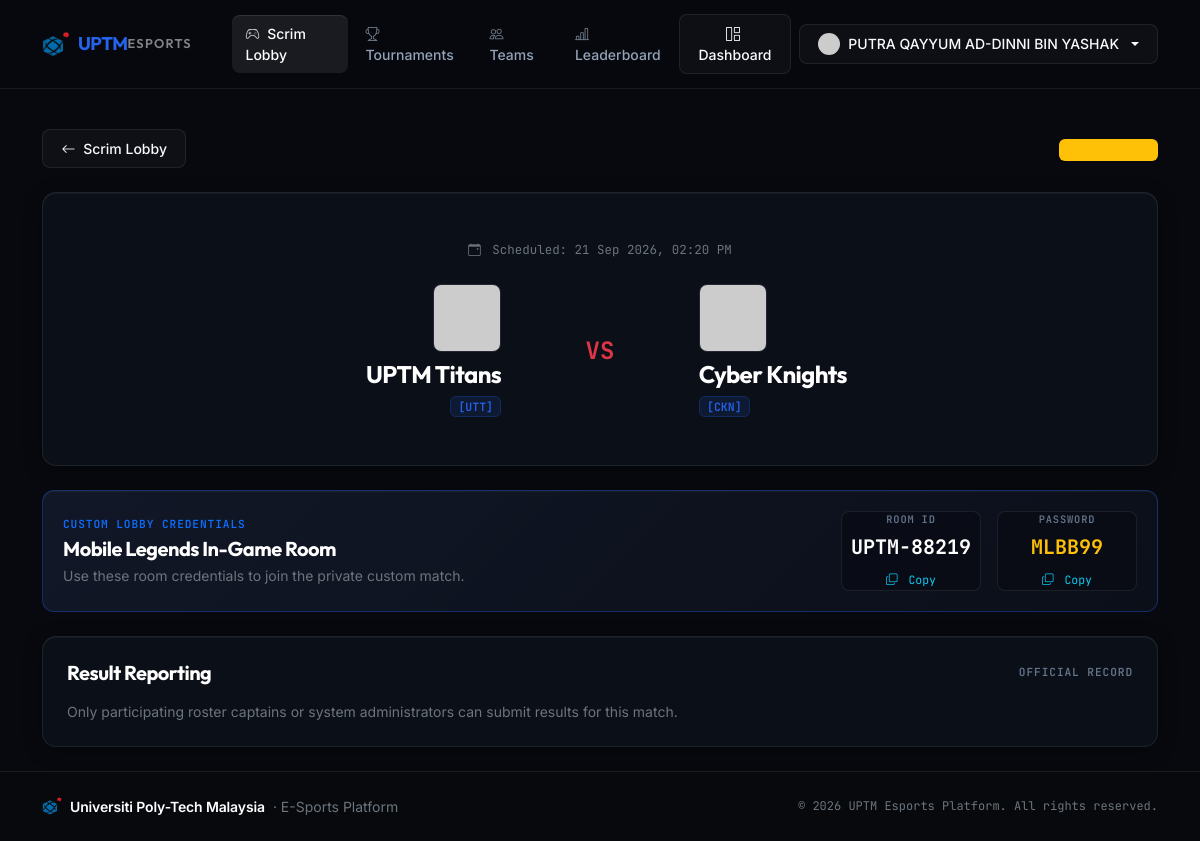
Screenshot of /scrims/match/1 (signed in) with the database file from the repository.
### app/models.py (models this page shows, shortened)
class User(UserMixin, db.Model):
    __tablename__ = 'users'
    id = db.Column(db.Integer, primary_key=True)
    email = db.Column(db.String(120), unique=True, nullable=False, index=True)
    password_hash = db.Column(db.String(256), nullable=False)
    display_name = db.Column(db.String(100), nullable=False)
    student_id_enc = db.Column(db.String(255), nullable=True)
    phone_enc = db.Column(db.String(255), nullable=True)
    mlbb_ign = db.Column(db.String(50), nullable=True)
    mlbb_id = db.Column(db.String(30), nullable=True)
    rank_tier = db.Column(db.String(30), default='EPIC', index=True)
    avatar_url = db.Column(db.String(255), nullable=True)
    role = db.Column(db.String(20), default='PLAYER', index=True) # ADMIN, CAPTAIN, PLAYER
    status = db.Column(db.String(20), default='ACTIVE', index=True) # ACTIVE, BANNED, INACTIVE
    created_at = db.Column(db.DateTime, default=datetime.utcnow)
    updated_at = db.Column(db.DateTime, default=datetime.utcnow, onupdate=datetime.utcnow)
    team_memberships = db.relationship('TeamMember', back_populates='user', cascade='all, delete-orphan')
    captained_teams = db.relationship('Team', back_populates='captain', foreign_keys='Team.captain_id')
    notifications = db.relationship('Notification', back_populates='user', cascade='all, delete-orphan')
    created_tournaments = db.relationship('Tournament', back_populates='creator')
    @property
    def student_id(self) -> str | None:
        return decrypt_pii(self.student_id_enc)
    @property
    def phone(self) -> str | None:
        return decrypt_pii(self.phone_enc)
    @property
    def primary_team(self):
        membership = next((m for m in self.team_memberships if m.status == 'ACTIVE'), None)
        return membership.team if membership else None
    @property
    def is_admin(self) -> bool:
        return self.role == 'ADMIN'

class ScrimMatch(db.Model):
    __tablename__ = 'scrim_matches'
    id = db.Column(db.Integer, primary_key=True)
    request_id = db.Column(db.Integer, db.ForeignKey('scrim_requests.id'), nullable=True)
    team1_id = db.Column(db.Integer, db.ForeignKey('teams.id'), nullable=False)
    team2_id = db.Column(db.Integer, db.ForeignKey('teams.id'), nullable=False)
    match_room_id = db.Column(db.String(50), nullable=True)
    match_room_password = db.Column(db.String(50), nullable=True)
    scheduled_at = db.Column(db.DateTime, default=datetime.utcnow)
    team1_score = db.Column(db.Integer, default=0)
    team2_score = db.Column(db.Integer, default=0)
    winner_id = db.Column(db.Integer, db.ForeignKey('teams.id'), nullable=True)
    status = db.Column(db.String(20), default='SCHEDULED', index=True) # SCHEDULED, COMPLETED, CANCELLED
    screenshot_url = db.Column(db.String(255), nullable=True)
    created_at = db.Column(db.DateTime, default=datetime.utcnow)
    request = db.relationship('ScrimRequest', back_populates='matches')
    team1 = db.relationship('Team', foreign_keys=[team1_id])
    team2 = db.relationship('Team', foreign_keys=[team2_id])
    winner = db.relationship('Team', foreign_keys=[winner_id])

class Team(db.Model):
    __tablename__ = 'teams'
    id = db.Column(db.Integer, primary_key=True)
    name = db.Column(db.String(100), unique=True, nullable=False)
    tag = db.Column(db.String(10), unique=True, nullable=False)
    logo_url = db.Column(db.String(255), nullable=True)
    description = db.Column(db.Text, nullable=True)
    captain_id = db.Column(db.Integer, db.ForeignKey('users.id'), nullable=False)
    status = db.Column(db.String(20), default='ACTIVE', index=True)
    created_at = db.Column(db.DateTime, default=datetime.utcnow)
    updated_at = db.Column(db.DateTime, default=datetime.utcnow, onupdate=datetime.utcnow)
    captain = db.relationship('User', back_populates='captained_teams', foreign_keys=[captain_id])
    members = db.relationship('TeamMember', back_populates='team', cascade='all, delete-orphan')
    scrim_requests = db.relationship('ScrimRequest', back_populates='team', cascade='all, delete-orphan')
    tournament_registrations = db.relationship('TournamentRegistration', back_populates='team', cascade='all, delete-orphan')

### app/routes/scrims.py (the view)
@scrims_bp.route('/match/<int:match_id>')
@login_required
def match_detail(match_id):
    match = ScrimMatch.query.get_or_404(match_id)
    my_team = current_user.primary_team
    is_participant = (
        current_user.is_admin or
        (my_team and (my_team.id in [match.team1_id, match.team2_id]))
    )
    return render_template(
        'scrims/detail.html',
        match=match,
        is_participant=is_participant
    )

### app/templates/scrims/detail.html (shortened to what this page needs)
{% extends "base.html" %}
{% block content %}
<div class="container py-4">
    <div class="d-flex justify-content-between align-items-center mb-4">
        <a href="{{ url_for('scrims.index') }}" class="btn btn-sm btn-outline-custom">
            <i class="bi bi-arrow-left me-1"></i> Scrim Lobby
        </a>
        <div>
            {% if match.status == 'COMPLETED' %}
                <span class="badge bg-success bg-opacity-20 text-success border border-success border-opacity-25 py-1.5 px-3 font-mono" style="font-size: 0.75rem;">MATCH COMPLETED</span>
            {% else %}
                <span class="badge bg-warning bg-opacity-20 text-warning border border-warning border-opacity-25 py-1.5 px-3 font-mono" style="font-size: 0.75rem;">{{ match.status }}</span>
            {% endif %}
        </div>
    </div>
    <div class="card-custom p-4 p-md-5 mb-4 text-center">
        <div class="text-secondary small mb-4 font-mono" style="font-size: 0.78rem;">
            <i class="bi bi-calendar-event me-1"></i> Scheduled: {{ match.scheduled_at | format_datetime }}
        </div>
        <div class="row align-items-center justify-content-center g-4">
            <div class="col-5 col-md-4 text-end">
                <img src="{{ match.team1.logo_url or 'https://api.dicebear.com/7.x/identicon/svg?seed=' ~ match.team1.tag }}" alt="" width="68" height="68" class="rounded-3 border border-secondary border-opacity-25 mb-2">
                <h4 class="fw-bold text-white mb-1">{{ match.team1.name }}</h4>
                <span class="tag-pill">[{{ match.team1.tag }}]</span>
            </div>
            <div class="col-2 col-md-2 text-center">
                {% if match.status == 'COMPLETED' %}
                    <div class="metric-val text-white fs-1">{{ match.team1_score }} - {{ match.team2_score }}</div>
                {% else %}
                    <div class="font-mono fw-bold fs-4 text-danger">VS</div>
                {% endif %}
            </div>
            <div class="col-5 col-md-4 text-start">
                <img src="{{ match.team2.logo_url or 'https://api.dicebear.com/7.x/identicon/svg?seed=' ~ match.team2.tag }}" alt="" width="68" height="68" class="rounded-3 border border-secondary border-opacity-25 mb-2">
                <h4 class="fw-bold text-white mb-1">{{ match.team2.name }}</h4>
                <span class="tag-pill">[{{ match.team2.tag }}]</span>
            </div>
        </div>
    </div>
    <div class="room-credentials-box mb-4">
        <div class="d-flex flex-column flex-md-row justify-content-between align-items-md-center gap-3">
            <div>
                <span class="eyebrow-label text-primary mb-1 d-block">CUSTOM LOBBY CREDENTIALS</span>
                <h5 class="fw-bold text-white mb-1">Mobile Legends In-Game Room</h5>
                <p class="text-secondary small mb-0">Use these room credentials to join the private custom match.</p>
            </div>
            <div class="d-flex gap-3">
                <div class="p-2.5 rounded-3 card-inner-box text-center" style="min-width: 140px;">
                    <div class="eyebrow-label" style="font-size: 0.65rem;">ROOM ID</div>
                    <div class="fw-bold text-white font-mono fs-5 my-1">{{ match.match_room_id or 'UPTM-AUTO' }}</div>
                    <button type="button" class="btn btn-sm btn-link text-info p-0 small text-decoration-none font-mono" style="font-size: 0.72rem;" data-copy="{{ match.match_room_id }}">
                        <i class="bi bi-copy me-1"></i> Copy
                    </button>
                </div>
                <div class="p-2.5 rounded-3 card-inner-box text-center" style="min-width: 140px;">
                    <div class="eyebrow-label" style="font-size: 0.65rem;">PASSWORD</div>
                    <div class="fw-bold text-warning font-mono fs-5 my-1">{{ match.match_room_password or '123456' }}</div>
                    <button type="button" class="btn btn-sm btn-link text-info p-0 small text-decoration-none font-mono" style="font-size: 0.72rem;" data-copy="{{ match.match_room_password }}">
                        <i class="bi bi-copy me-1"></i> Copy
                    </button>
                </div>
            </div>
        </div>
    </div>
    <div class="card-custom p-4">
        <div class="d-flex align-items-center justify-content-between mb-3">
            <h5 class="fw-bold text-white mb-0">Result Reporting</h5>
            <span class="eyebrow-label">OFFICIAL RECORD</span>
        </div>
        {% if match.status == 'COMPLETED' %}
            <div class="alert alert-success border-0 d-flex align-items-center gap-2 mb-0" style="background-color: rgba(16, 185, 129, 0.15); border: 1px solid rgba(16, 185, 129, 0.3);">
                <i class="bi bi-check-circle-fill fs-5 text-success"></i>
                <div class="small">
                    <strong>Match Completed & Verified.</strong>
                    Final score: {{ match.team1.name }} ({{ match.team1_score }}) - ({{ match.team2_score }}) {{ match.team2.name }}.
                    Winner: <strong>{{ match.winner.name if match.winner else 'Draw' }}</strong>.
                </div>
            </div>
        {% else %}
            <p class="text-secondary small mb-0">Only participating roster captains or system administrators can submit results for this match.</p>
        {% endif %}
    </div>
</div>
{% endblock %}

### app/templates/base.html (shortened to what this page needs)
<!DOCTYPE html>
<html lang="en" data-bs-theme="dark">
<head>
    <link href="https://cdn.jsdelivr.net/npm/bootstrap@5.3.3/dist/css/bootstrap.min.css" rel="stylesheet">
    <link rel="stylesheet" href="https://cdn.jsdelivr.net/npm/bootstrap-icons@1.11.3/font/bootstrap-icons.min.css">
    <link rel="stylesheet" href="{{ url_for('static', filename='css/style.css') }}">
</head>
<body>
    <nav class="navbar navbar-expand-lg navbar-custom sticky-top">
        <div class="container">
            <a class="navbar-brand d-flex align-items-center gap-2" href="{{ url_for('main.index') }}">
                <img src="{{ url_for('static', filename='img/uptm-icon.png') }}" alt="UPTM Logo" width="28" height="28" class="rounded">
                <span class="d-flex align-items-center gap-1.5">
                    <span class="fw-bold" style="color: #2563eb; letter-spacing: -0.03em;">UPTM</span>
                    <span class="fw-semibold text-white-50" style="font-size: 0.8rem; letter-spacing: 0.1em;">ESPORTS</span>
                </span>
            </a>
            <div class="collapse navbar-collapse" id="navbarMain">
                <ul class="navbar-nav me-auto mb-2 mb-lg-0 ms-lg-4 gap-1">
                    <li class="nav-item">
                        <a class="nav-link {% if request.endpoint and 'scrims' in request.endpoint %}active{% endif %}" href="{{ url_for('scrims.index') }}">
                            <i class="bi bi-controller me-1 opacity-75"></i> Scrim Lobby
                        </a>
                    </li>
                    <li class="nav-item">
                        <a class="nav-link {% if request.endpoint and 'tournaments' in request.endpoint %}active{% endif %}" href="{{ url_for('tournaments.index') }}">
                            <i class="bi bi-trophy me-1 opacity-75"></i> Tournaments
                        </a>
                    </li>
                    <li class="nav-item">
                        <a class="nav-link {% if request.endpoint and 'teams' in request.endpoint %}active{% endif %}" href="{{ url_for('teams.index') }}">
                            <i class="bi bi-people me-1 opacity-75"></i> Teams
                        </a>
                    </li>
                    <li class="nav-item">
                        <a class="nav-link {% if request.endpoint and 'leaderboard' in request.endpoint %}active{% endif %}" href="{{ url_for('leaderboard.index') }}">
                            <i class="bi bi-bar-chart-line me-1 opacity-75"></i> Leaderboard
                        </a>
                    </li>
                </ul>
                <div class="d-flex align-items-center gap-2">
                    {% if current_user.is_authenticated %}
                        <a href="{{ url_for('main.dashboard') }}" class="btn btn-sm btn-outline-custom position-relative">
                            <i class="bi bi-grid-1x2 me-1"></i> Dashboard
                        </a>
                        <div class="dropdown">
                            <button class="btn btn-sm btn-outline-custom dropdown-toggle d-flex align-items-center gap-2" type="button" data-bs-toggle="dropdown">
                                <img src="{{ current_user.avatar_url or 'https://api.dicebear.com/7.x/bottts/svg?seed=' ~ current_user.email }}" alt="Avatar" width="22" height="22" class="rounded-circle">
                                <span>{{ current_user.display_name }}</span>
                            </button>
                        </div>
                    {% endif %}
                </div>
            </div>
        </div>
    </nav>
    <main class="flex-grow-1">
        {% block content %}{% endblock %}
    </main>
    <footer class="py-4 text-muted small mt-auto">
        <div class="container d-flex flex-column flex-md-row align-items-center justify-content-between gap-3">
            <div class="d-flex align-items-center gap-2">
                <img src="{{ url_for('static', filename='img/uptm-icon.png') }}" alt="UPTM" width="20" height="20">
                <span class="text-white fw-semibold" style="letter-spacing: -0.01em;">Universiti Poly-Tech Malaysia</span>
                <span class="text-secondary">&middot; E-Sports Platform</span>
            </div>
            <div class="text-secondary font-mono" style="font-size: 0.75rem;">
                &copy; 2026 UPTM Esports Platform. All rights reserved.
            </div>
        </div>
    </footer>
</body>
</html>

### rows the page displays
User: display_name "PUTRA QAYYUM AD-DINNI BIN YASHAK"
ScrimMatch: scheduled_at "21 Sep 2026, 02:20 PM", match_room "UPTM-88219", match_room_password "MLBB99"
Team: team1.name "UPTM Titans", team1.tag "UTT"
Team: team2.name "Cyber Knights", team2.tag "CKN"
